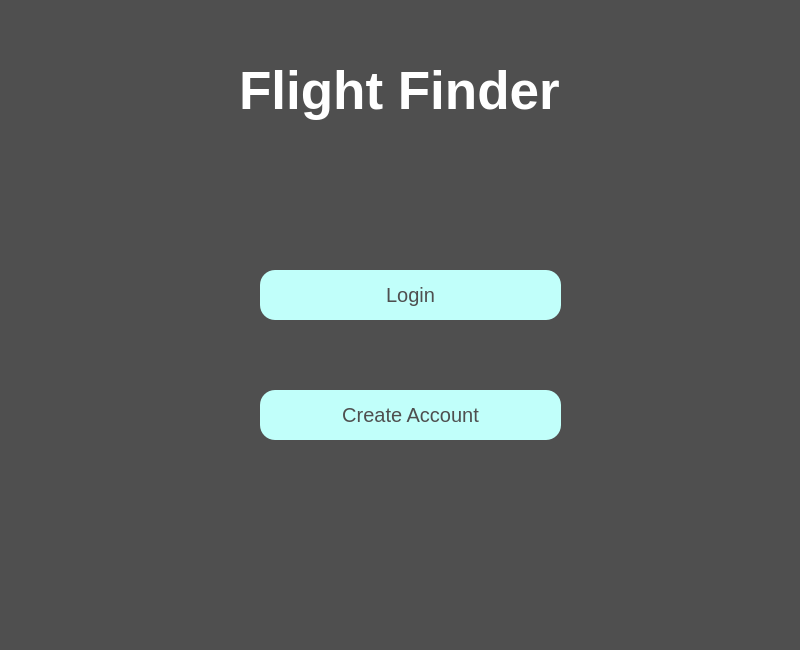
<?xml version="1.0" encoding="UTF-8"?>
<ui version="4.0">
 <class>Dialog</class>
 <widget class="QDialog" name="Dialog">
  <property name="enabled">
   <bool>true</bool>
  </property>
  <property name="geometry">
   <rect>
    <x>0</x>
    <y>0</y>
    <width>800</width>
    <height>650</height>
   </rect>
  </property>
  <property name="font">
   <font>
    <pointsize>15</pointsize>
   </font>
  </property>
  <property name="windowTitle">
   <string>Dialog</string>
  </property>
  <property name="styleSheet">
   <string notr="true">background-color: rgb(79, 79, 79);</string>
  </property>
  <widget class="QPushButton" name="starting_login">
   <property name="geometry">
    <rect>
     <x>260</x>
     <y>270</y>
     <width>301</width>
     <height>50</height>
    </rect>
   </property>
   <property name="font">
    <font>
     <pointsize>15</pointsize>
    </font>
   </property>
   <property name="styleSheet">
    <string notr="true">color: rgb(79, 79, 79);
padding: 10px;
border-radius: 15px;
background-color: rgb(193, 255, 250);</string>
   </property>
   <property name="text">
    <string>Login</string>
   </property>
  </widget>
  <widget class="QLabel" name="mainTitle">
   <property name="geometry">
    <rect>
     <x>239</x>
     <y>40</y>
     <width>341</width>
     <height>101</height>
    </rect>
   </property>
   <property name="font">
    <font>
     <pointsize>40</pointsize>
     <weight>75</weight>
     <bold>true</bold>
    </font>
   </property>
   <property name="styleSheet">
    <string notr="true">color: rgb(255, 255, 255);</string>
   </property>
   <property name="text">
    <string>Flight Finder</string>
   </property>
  </widget>
  <widget class="QPushButton" name="starting_create_acc">
   <property name="geometry">
    <rect>
     <x>260</x>
     <y>390</y>
     <width>301</width>
     <height>50</height>
    </rect>
   </property>
   <property name="font">
    <font>
     <pointsize>15</pointsize>
    </font>
   </property>
   <property name="styleSheet">
    <string notr="true">color: rgb(79, 79, 79);
padding: 10px;
border-radius: 15px;
background-color: rgb(193, 255, 250);</string>
   </property>
   <property name="text">
    <string>Create Account</string>
   </property>
  </widget>
 </widget>
 <resources/>
 <connections/>
</ui>
